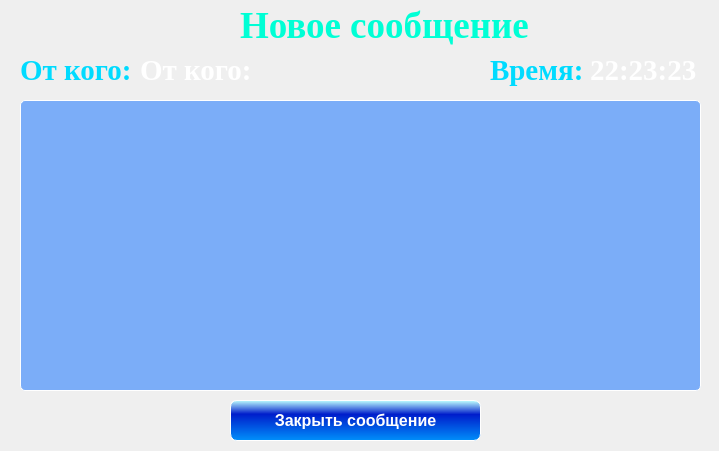
<?xml version="1.0" encoding="UTF-8"?>
<ui version="4.0">
 <class>MsgWnd</class>
 <widget class="QWidget" name="MsgWnd">
  <property name="geometry">
   <rect>
    <x>0</x>
    <y>0</y>
    <width>719</width>
    <height>451</height>
   </rect>
  </property>
  <property name="minimumSize">
   <size>
    <width>719</width>
    <height>451</height>
   </size>
  </property>
  <property name="maximumSize">
   <size>
    <width>719</width>
    <height>451</height>
   </size>
  </property>
  <property name="windowTitle">
   <string>Сообщение</string>
  </property>
  <property name="windowIcon">
   <iconset>
    <normaloff>images/convert.ico</normaloff>images/convert.ico</iconset>
  </property>
  <widget class="QLabel" name="label">
   <property name="geometry">
    <rect>
     <x>-210</x>
     <y>-120</y>
     <width>941</width>
     <height>671</height>
    </rect>
   </property>
   <property name="text">
    <string/>
   </property>
   <property name="pixmap">
    <pixmap>images/fon.jpg</pixmap>
   </property>
   <property name="alignment">
    <set>Qt::AlignLeading|Qt::AlignLeft|Qt::AlignTop</set>
   </property>
  </widget>
  <widget class="QLabel" name="label_2">
   <property name="geometry">
    <rect>
     <x>170</x>
     <y>-4</y>
     <width>71</width>
     <height>48</height>
    </rect>
   </property>
   <property name="text">
    <string/>
   </property>
   <property name="pixmap">
    <pixmap>images/conv.ico</pixmap>
   </property>
   <property name="alignment">
    <set>Qt::AlignLeading|Qt::AlignLeft|Qt::AlignTop</set>
   </property>
  </widget>
  <widget class="QLabel" name="label_3">
   <property name="geometry">
    <rect>
     <x>240</x>
     <y>5</y>
     <width>291</width>
     <height>41</height>
    </rect>
   </property>
   <property name="font">
    <font>
     <family>Times New Roman</family>
     <pointsize>28</pointsize>
     <weight>75</weight>
     <bold>true</bold>
    </font>
   </property>
   <property name="text">
    <string>&lt;html&gt;&lt;head/&gt;&lt;body&gt;&lt;p&gt;&lt;span style=&quot; color:#00ffd5;&quot;&gt;Новое сообщение&lt;/span&gt;&lt;/p&gt;&lt;/body&gt;&lt;/html&gt;</string>
   </property>
   <property name="alignment">
    <set>Qt::AlignLeading|Qt::AlignLeft|Qt::AlignTop</set>
   </property>
  </widget>
  <widget class="QPushButton" name="pbClose">
   <property name="geometry">
    <rect>
     <x>230</x>
     <y>400</y>
     <width>251</width>
     <height>41</height>
    </rect>
   </property>
   <property name="font">
    <font>
     <family>Arial</family>
     <pointsize>12</pointsize>
     <weight>75</weight>
     <bold>true</bold>
    </font>
   </property>
   <property name="styleSheet">
    <string notr="true">QPushButton {
	background-color:qlineargradient(spread:reflect, x1:0.515, y1:1, x2:0.528, y2:0, stop:0 rgba(0, 143, 250, 255), stop:0.655502 rgba(0, 29, 203, 255), stop:1 rgba(190, 255, 255, 255));
	color:rgb(255, 255, 255);
	border-width: 1px;
     border-style: solid;
     border-radius: 7px;
	min-width: 80px;
}

QPushButton:hover {
    background-color:qlineargradient(spread:reflect, x1:0.515, y1:1, x2:0.528, y2:0, stop:0 rgba(0, 143, 250, 255), stop:0.655502 rgba(82, 100, 203, 255), stop:1 rgba(190, 255, 255, 255));
}

QPushButton:pressed {
    background-color:qlineargradient(spread:reflect, x1:0.515, y1:1, x2:0.528, y2:0, stop:0 rgba(0, 143, 250, 255), stop:0.596154 rgba(85, 250, 255, 255), stop:1 rgba(190, 255, 255, 255));
}</string>
   </property>
   <property name="text">
    <string>Закрыть сообщение</string>
   </property>
   <property name="icon">
    <iconset>
     <normaloff>images/exit.png</normaloff>images/exit.png</iconset>
   </property>
   <property name="iconSize">
    <size>
     <width>24</width>
     <height>24</height>
    </size>
   </property>
  </widget>
  <widget class="QLabel" name="lbFormTitle">
   <property name="geometry">
    <rect>
     <x>20</x>
     <y>50</y>
     <width>121</width>
     <height>41</height>
    </rect>
   </property>
   <property name="font">
    <font>
     <family>Times New Roman</family>
     <pointsize>22</pointsize>
     <weight>75</weight>
     <bold>true</bold>
    </font>
   </property>
   <property name="text">
    <string>&lt;html&gt;&lt;head/&gt;&lt;body&gt;&lt;p&gt;&lt;span style=&quot; color:#00dbff;&quot;&gt;От кого:&lt;/span&gt;&lt;/p&gt;&lt;/body&gt;&lt;/html&gt;</string>
   </property>
  </widget>
  <widget class="QTextEdit" name="teMsg">
   <property name="geometry">
    <rect>
     <x>20</x>
     <y>100</y>
     <width>681</width>
     <height>291</height>
    </rect>
   </property>
   <property name="font">
    <font>
     <family>Times New Roman</family>
     <pointsize>22</pointsize>
     <weight>75</weight>
     <bold>true</bold>
    </font>
   </property>
   <property name="styleSheet">
    <string notr="true">QWidget {
	background-color: rgba(23, 115, 255, 137);
	color:rgb(255, 255, 255);
	border-width: 1px;
	border-color: rgb(255, 255, 255);
     border-style: solid;
     border-radius: 5px;
}</string>
   </property>
   <property name="textInteractionFlags">
    <set>Qt::TextSelectableByKeyboard|Qt::TextSelectableByMouse</set>
   </property>
  </widget>
  <widget class="QLabel" name="lbFile_2">
   <property name="geometry">
    <rect>
     <x>490</x>
     <y>50</y>
     <width>91</width>
     <height>41</height>
    </rect>
   </property>
   <property name="font">
    <font>
     <family>Times New Roman</family>
     <pointsize>22</pointsize>
     <weight>75</weight>
     <bold>true</bold>
    </font>
   </property>
   <property name="text">
    <string>&lt;html&gt;&lt;head/&gt;&lt;body&gt;&lt;p&gt;&lt;span style=&quot; color:#00dbff;&quot;&gt;Время:&lt;/span&gt;&lt;/p&gt;&lt;/body&gt;&lt;/html&gt;</string>
   </property>
  </widget>
  <widget class="QLabel" name="lbFrom">
   <property name="geometry">
    <rect>
     <x>140</x>
     <y>50</y>
     <width>241</width>
     <height>41</height>
    </rect>
   </property>
   <property name="font">
    <font>
     <family>Times New Roman</family>
     <pointsize>22</pointsize>
     <weight>75</weight>
     <bold>true</bold>
    </font>
   </property>
   <property name="text">
    <string>&lt;html&gt;&lt;head/&gt;&lt;body&gt;&lt;p&gt;&lt;span style=&quot; color:#ffffff;&quot;&gt;От кого:&lt;/span&gt;&lt;/p&gt;&lt;/body&gt;&lt;/html&gt;</string>
   </property>
  </widget>
  <widget class="QLabel" name="lbTime">
   <property name="geometry">
    <rect>
     <x>590</x>
     <y>50</y>
     <width>111</width>
     <height>41</height>
    </rect>
   </property>
   <property name="font">
    <font>
     <family>Times New Roman</family>
     <pointsize>22</pointsize>
     <weight>75</weight>
     <bold>true</bold>
    </font>
   </property>
   <property name="text">
    <string>&lt;html&gt;&lt;head/&gt;&lt;body&gt;&lt;p&gt;&lt;span style=&quot; color:#ffffff;&quot;&gt;22:23:23&lt;/span&gt;&lt;/p&gt;&lt;/body&gt;&lt;/html&gt;</string>
   </property>
  </widget>
 </widget>
 <resources/>
 <connections/>
</ui>
